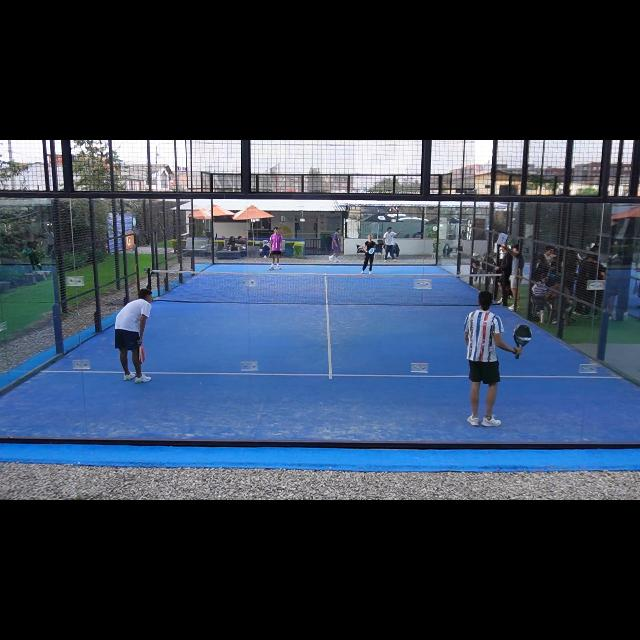
#> input picture test/images/Punto_1_mp4-0000_jpg.rf.1f2275227317eaa948c1b86fe466e957.jpg, 640 x 640 px, found by its file name
$ jupyter execute actividad_2_pipeline_procesamiento_clasico.ipynb
#> lines starting #> are read from the running program, lines starting #| are printed output that depends on the picture; after the words box and inside, x2 and y2 are one past the last pixel; in counts of white or black regions, pixels touching at a corner belong together
# Actividad 2 — Pipeline de procesamiento clásico

Este notebook construye, paso a paso, el pipeline de procesamiento de imágenes clásico usado como base
del proyecto (el mismo recorte + redimensionamiento que alimenta las CNN de
`actividad_3_clasificacion_visual_cnn.ipynb`), y además explora suavizado, umbralización y detección de
bordes — operaciones que **no** usa la CNN final (que aprende sus propios filtros), pero que sirven
para entender qué información aporta o pierde cada transformación clásica antes de decidir qué le
conviene a una CNN.

Cada operación es una **transformación parametrizada**: se declaran sus parámetros explícitamente, se
compara contra la imagen original (nunca se sobrescribe) y se explica qué información conserva,
elimina o resalta.

## Checkpoint 0 — Carga sin sobrescribir el original

*(Criterio: "El pipeline conserva una copia de la imagen original")*

Se carga la imagen una sola vez, en BGR (`cv2.imread`), y se guarda inmediatamente una copia en RGB que
se usa como **referencia original** en todas las comparaciones — ninguna operación posterior modifica
`img_original`, todas trabajan sobre copias nuevas.

[cell 1]
import numpy as np
import cv2
import matplotlib.pyplot as plt
from pathlib import Path

def find_repo_root(start=None):
    p = Path(start or Path.cwd())
    for _ in range(5):
        if (p / "data.yaml").exists():
            return p
        p = p.parent
    raise FileNotFoundError("No se encontró data.yaml subiendo desde " + str(start))

ROOT = find_repo_root()
IMG_PATH = ROOT / "data" / "Padel_an_2-6" / "test" / "images" / \
    "Punto_1_mp4-0000_jpg.rf.1f2275227317eaa948c1b86fe466e957.jpg"

img_bgr_raw = cv2.imread(str(IMG_PATH))
#> img_bgr_raw is the input picture: shape (640, 640, 3); mean B, G, R 80.6, 62.5, 50.3
img_original = cv2.cvtColor(img_bgr_raw, cv2.COLOR_BGR2RGB).copy()  # referencia intocable
print("img_original: shape", img_original.shape, "dtype", img_original.dtype,
      " id() distinto de la lectura cruda:", id(img_original) != id(img_bgr_raw))
#| img_original: shape (640, 640, 3) dtype uint8  id() distinto de la lectura cruda: True

def show(imgs, titles, cmap=None, figsize=None):
    n = len(imgs)
    fig, axes = plt.subplots(1, n, figsize=figsize or (4.2*n, 4.2))
    if n == 1:
        axes = [axes]
    for ax, im, t in zip(axes, imgs, titles):
        ax.imshow(im, cmap=cmap)
        ax.set_title(t, fontsize=10)
        ax.axis("off")
    plt.tight_layout()
    plt.show()

## Checkpoint 1 — Espacios de color: RGB, escala de grises, HSV y canales por separado

*(Criterio: "Los espacios de color y las dimensiones se manejan correctamente")*

Además de RGB y escala de grises, se agrega **HSV** (Matiz-Saturación-Valor): separa el color (H) de
la iluminación (V), útil para tareas como detectar la cancha azul de forma robusta a cambios de luz —
algo que RGB no permite hacer directamente porque el color queda mezclado con el brillo en los 3
canales. También se muestran los 3 canales de RGB por separado, cada uno como imagen en escala de
grises (intensidad de ese color en cada píxel).

[cell 2]
img_gray = cv2.cvtColor(img_original, cv2.COLOR_RGB2GRAY)
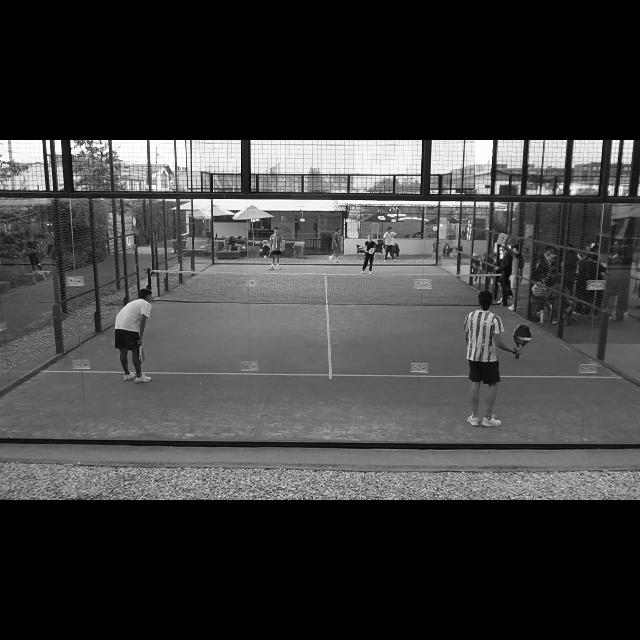
#> img_gray: shape (640, 640); min 0, max 255, mean 60.9
img_hsv = cv2.cvtColor(img_original, cv2.COLOR_RGB2HSV)
#> img_hsv: shape (640, 640, 3); mean H, S, V 61.1, 55.5, 81.4

show([img_original, img_gray, img_hsv],
     ["RGB (original)", "Escala de grises", "HSV (visualizado como RGB, no lo es)"],
     cmap="gray")
#> in show, `n = len(imgs)`: n = 3
#> the loop in show, `for ax, im, t in zip(axes, imgs, titles):` made 3 passes
#> t on passes 1 to 3: 'RGB (original)', 'Escala de grises', 'HSV (visualizado como RGB, no lo es)'

R, G, B = img_original[:, :, 0], img_original[:, :, 1], img_original[:, :, 2]
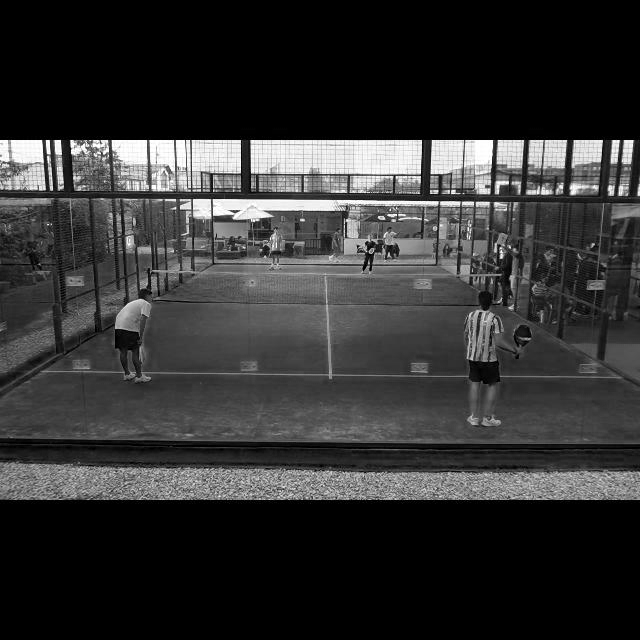
#> R: shape (640, 640); min 0, max 255, mean 50.3
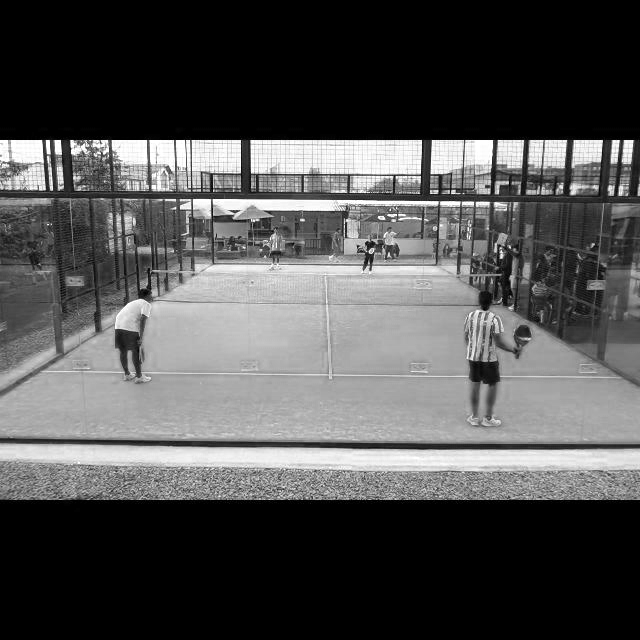
#> B: shape (640, 640); min 0, max 255, mean 80.6
show([R, G, B], ["Canal R", "Canal G", "Canal B"], cmap="gray")
#> the loop in show (call 2), `for ax, im, t in zip(axes, imgs, titles):` made 3 passes
print("Canal R -> shape", R.shape, "(perdió la dimensión de canales, igual que la escala de grises)")
#| Canal R -> shape (640, 640) (perdió la dimensión de canales, igual que la escala de grises)

## Checkpoint 2 — Redimensionamiento: interpolación seleccionada y justificada

*(Criterio: "La interpolación del redimensionamiento se selecciona y justifica")*

Se reduce la imagen a 1/4 de su tamaño (de 640×640 a 160×160) con 4 interpolaciones distintas para
comparar:

- **`INTER_NEAREST`**: copia el píxel más cercano — rápida pero produce bordes dentados ("bloques").
- **`INTER_LINEAR`** (bilineal): promedia los 4 píxeles vecinos — buen balance calidad/velocidad, es
  la que usa el proyecto real (`Image.BILINEAR` en `actividad_3_clasificacion_visual_cnn.ipynb`) para
  redimensionar los recortes de jugador antes de entrar a la CNN.
- **`INTER_AREA`**: promedia sobre el área completa que colapsa en cada píxel de salida — la
  recomendada por OpenCV específicamente para **reducir** tamaño (menos aliasing que bilineal).
- **`INTER_CUBIC`**: interpolación cúbica (16 vecinos) — mejor calidad, más costosa, pensada más para
  **agrandar** imágenes.

**Elegida para el proyecto**: `INTER_LINEAR`/`BILINEAR`, porque los recortes de jugador son pequeños y
se necesita velocidad para entrenar muchas épocas sobre miles de recortes; a este tamaño la diferencia
de calidad frente a `INTER_AREA` es visualmente mínima.

[cell 3]
NEW_SIZE = (160, 160)  # (ancho, alto)
metodos = {
    "INTER_NEAREST": cv2.INTER_NEAREST,
    "INTER_LINEAR (usada en el proyecto)": cv2.INTER_LINEAR,
    "INTER_AREA": cv2.INTER_AREA,
    "INTER_CUBIC": cv2.INTER_CUBIC,
}
resized = {name: cv2.resize(img_original, NEW_SIZE, interpolation=flag) for name, flag in metodos.items()}
#> resized = 4 items

show(list(resized.values()), list(resized.keys()), figsize=(16, 4.2))
#> call 3 of show, with figsize = (16, 4.2)
#> in show (call 3), `n = len(imgs)`: n = 4
#> the loop in show (call 3), `for ax, im, t in zip(axes, imgs, titles):` made 4 passes
#> in show (call 3), `plt.show()`:
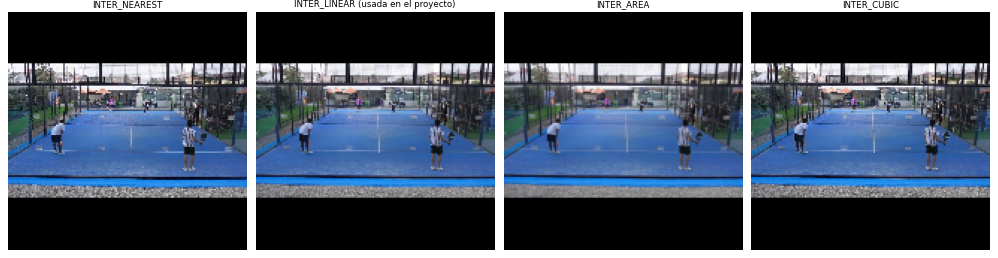
#> figure drawn by matplotlib, 4 panels
for name, im in resized.items():
    print(f"{name}: shape={im.shape}")
#> this loop made 4 passes
#| INTER_NEAREST: shape=(160, 160, 3)
#| INTER_LINEAR (usada en el proyecto): shape=(160, 160, 3)
#| INTER_AREA: shape=(160, 160, 3)
#| INTER_CUBIC: shape=(160, 160, 3)

## Checkpoint 3 — Recorte de región de interés (ROI): el mismo usado para la CNN

*(Parte de "dimensiones manejadas correctamente")*

Se recorta al jugador más cercano a cámara usando su bbox anotado más un padding proporcional —
**exactamente la misma regla** que genera los recortes de entrenamiento en
`actividad_3_clasificacion_visual_cnn.ipynb` (0.25× a los lados y arriba, 0.35× hacia abajo, para que
la raqueta —que se extiende más allá de la mano— quede visible).

[cell 4]
# bbox real del jugador más cercano en esta imagen (label de Punto_1_mp4-0000)
cx, cy, w, h = 0.765625, 0.56875, 0.1421875, 0.2421875
H, W = img_original.shape[:2]
#> H = 640; W = 640

PAD_TOP_FRAC, PAD_BOTTOM_FRAC, PAD_X_FRAC = 0.25, 0.35, 0.25
bbox_top_px, bbox_bot_px = (cy - h/2) * H, (cy + h/2) * H
#> bbox_top_px = 286.5; bbox_bot_px = 441.5
bbox_left_px, bbox_right_px = (cx - w/2) * W, (cx + w/2) * W
#> bbox_left_px = 444.5; bbox_right_px = 535.5
bbox_h_px, bbox_w_px = h * H, w * W
#> bbox_h_px = 155; bbox_w_px = 91

top = max(0, bbox_top_px - PAD_TOP_FRAC * bbox_h_px)
#> top = 247.8
bottom = min(H, bbox_bot_px + PAD_BOTTOM_FRAC * bbox_h_px)
#> bottom = 495.8
left = max(0, bbox_left_px - PAD_X_FRAC * bbox_w_px)
#> left = 421.8
right = min(W, bbox_right_px + PAD_X_FRAC * bbox_w_px)
#> right = 558.2

roi = img_original[int(top):int(bottom), int(left):int(right)].copy()
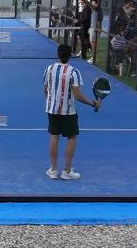
#> roi: shape (248, 137, 3); mean R, G, B 69.6, 96.6, 138.7
print(f"bbox original: {bbox_w_px:.0f}x{bbox_h_px:.0f} px  ->  recorte con padding: {roi.shape[1]}x{roi.shape[0]} px")
#| bbox original: 91x155 px  ->  recorte con padding: 137x248 px

roi_resized = cv2.resize(roi, (128, 192), interpolation=cv2.INTER_LINEAR)  # mismo tamaño final que la CNN
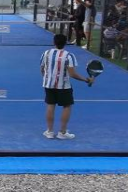
#> roi_resized: shape (192, 128, 3); mean R, G, B 69.5, 96.5, 138.6

img_with_box = img_original.copy()
cv2.rectangle(img_with_box, (int(left), int(top)), (int(right), int(bottom)), (255, 0, 0), 3)
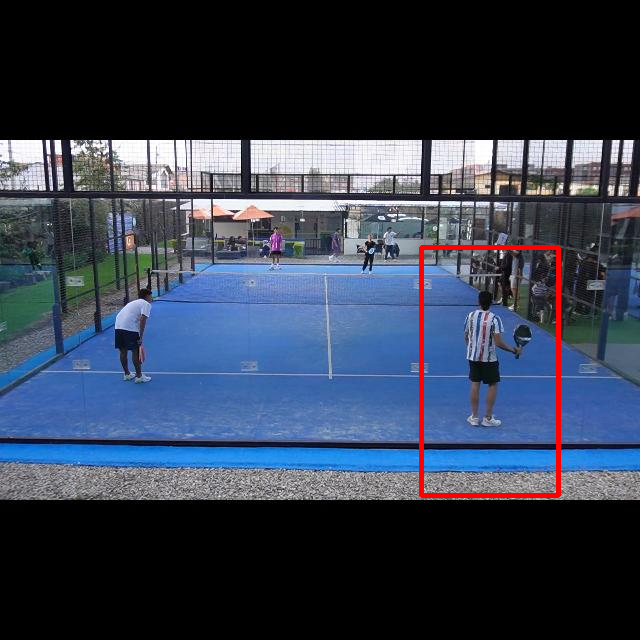
#> img_with_box: shape (640, 640, 3); mean R, G, B 51.9, 61.5, 79.3
show([img_with_box, roi_resized], ["ROI marcada sobre la imagen completa", "Recorte final (128x192, listo para la CNN)"])

## Checkpoint 4 — Suavizado (Gaussian Blur)

*(Criterio: "Los filtros, umbrales y bordes tienen parámetros explícitos")*

Filtro gaussiano con kernel `(9, 9)` y `sigma=0`(calculado automáticamente a partir del tamaño del
kernel). Reduce ruido de alta frecuencia (textura fina del pasto/red) pero también difumina bordes
finos — un compromiso deliberado antes de operaciones sensibles al ruido como la detección de bordes.

[cell 5]
KERNEL, SIGMA = (9, 9), 0
roi_gray = cv2.cvtColor(roi_resized, cv2.COLOR_RGB2GRAY)
roi_blur = cv2.GaussianBlur(roi_gray, KERNEL, SIGMA)
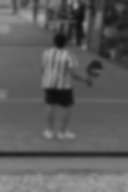
#> roi_blur: shape (192, 128); min 14, max 168, mean 93.2

show([roi_gray, roi_blur], [f"Gris (sin filtrar)", f"GaussianBlur(kernel={KERNEL}, sigma={SIGMA})"], cmap="gray")

## Checkpoint 5 — Umbralización (Otsu)

*(Criterio: "Los filtros, umbrales y bordes tienen parámetros explícitos")*

Umbral binario automático de **Otsu** (`cv2.THRESH_OTSU`): en vez de fijar un umbral a mano, el
algoritmo elige el valor que mejor separa dos poblaciones de intensidad (fondo vs. jugador/objetos) —
se aplica sobre la versión suavizada para no umbralizar ruido de píxel a píxel. Conserva **solo** la
silueta (forma), eliminando toda la información de color y textura interna.

[cell 6]
umbral_otsu, roi_thresh = cv2.threshold(roi_blur, 0, 255, cv2.THRESH_BINARY + cv2.THRESH_OTSU)
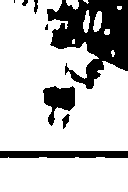
#> roi_thresh: shape (192, 128); 76.3% white; 8 black regions (2 under 20 px), largest, box (x1, y1, x2, y2) and area: (47, 0, 128, 89) 4096, (0, 151, 128, 158) 874, (43, 86, 75, 126) 704, (62, 114, 70, 129) 62, (34, 0, 38, 14) 40, (22, 0, 28, 6) 25
#> umbral_otsu = 79
print(f"umbral elegido automáticamente por Otsu: {umbral_otsu:.0f} (de 0-255)")
#| umbral elegido automáticamente por Otsu: 79 (de 0-255)

show([roi_blur, roi_thresh], ["Entrada (gris suavizado)", f"Binaria (umbral Otsu={umbral_otsu:.0f})"], cmap="gray")

## Checkpoint 6 — Detección de bordes (Canny)

*(Criterio: "Los filtros, umbrales y bordes tienen parámetros explícitos")*

`cv2.Canny` con umbrales explícitos `(low=50, high=150)` sobre la versión suavizada (aplicar Canny sin
suavizar antes genera bordes espurios por ruido). Conserva únicamente los contornos de alto contraste
(silueta del jugador, líneas de la cancha, red) y descarta toda la información de superficie/color.

[cell 7]
LOW, HIGH = 50, 150
roi_edges = cv2.Canny(roi_blur, LOW, HIGH)
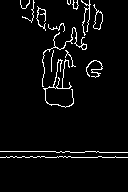
#> roi_edges: shape (192, 128); 4.4% white in thin lines or dots, all inside (x1, y1, x2, y2) = (0, 0, 128, 158)

show([roi_blur, roi_edges], ["Entrada (gris suavizado)", f"Canny(low={LOW}, high={HIGH})"], cmap="gray")
